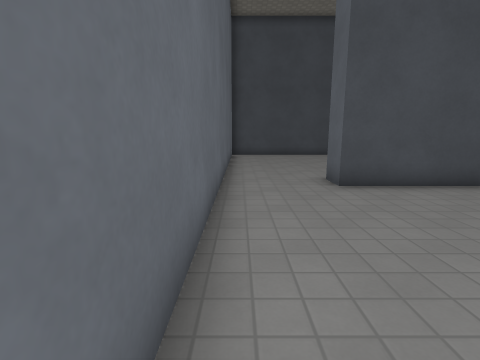
[1] (above)

21 first-person views from a walk through a level from a Godot 3-D game. The camera is 1.3 m above the floor, tilts 10° down and sees 85° across. The floor is counted in squares, 1 m on a side. Each view is taken from the middle of a square. On the plan, view 1 faces up. The plan holds only what a view shows up to about 13 squares ahead; the rest is blank. Surface patterns are stand-ins for the level's own textures.

[2]
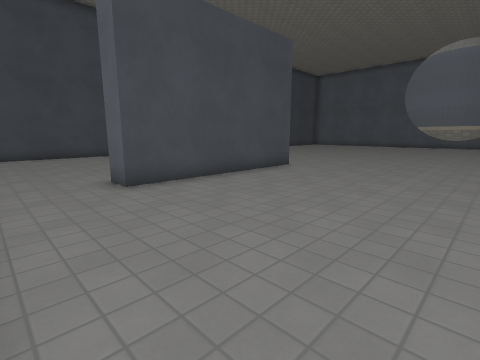

[3]
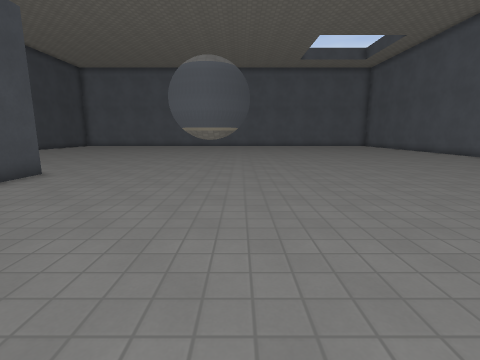

[4]
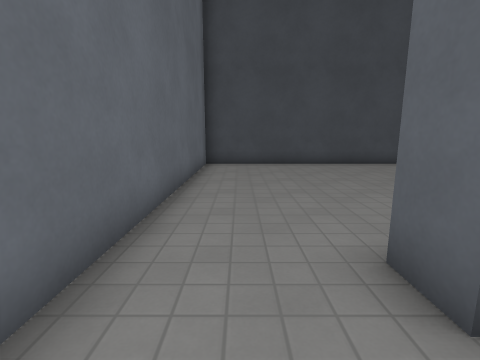

[5]
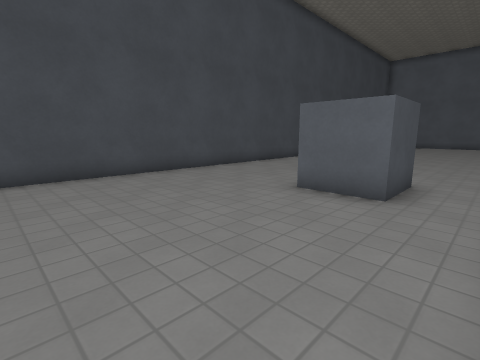

[6]
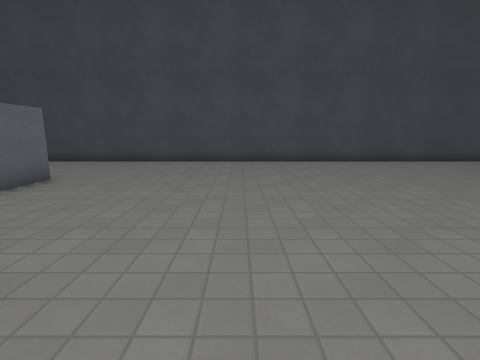

[7]
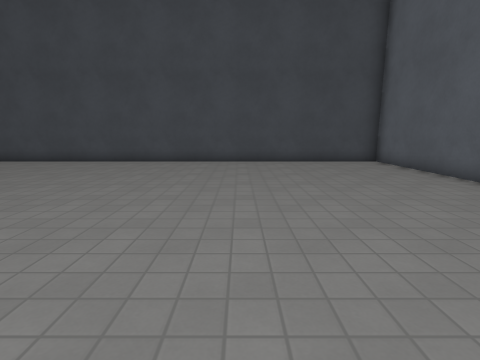

[8]
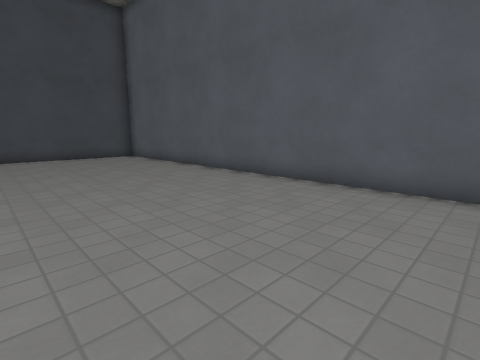

[9]
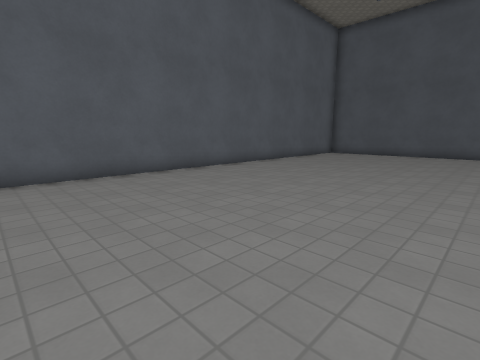

[10]
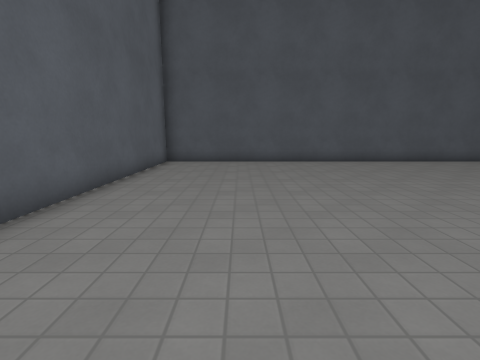

[11]
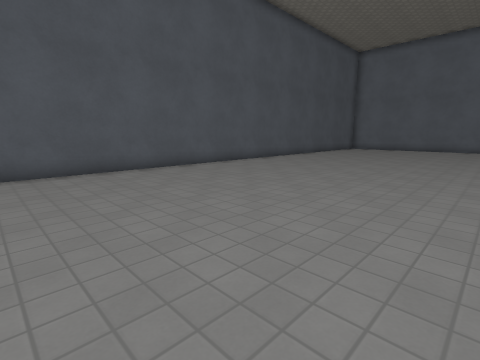

[12]
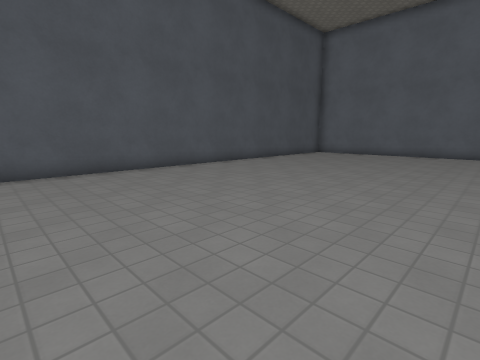

[13]
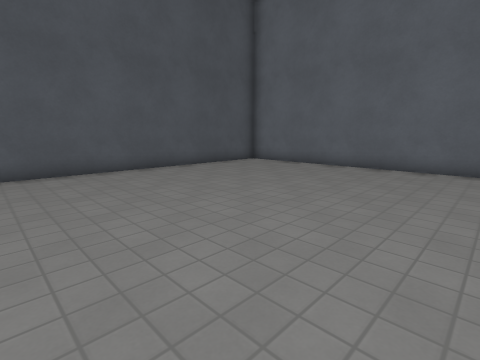

[14]
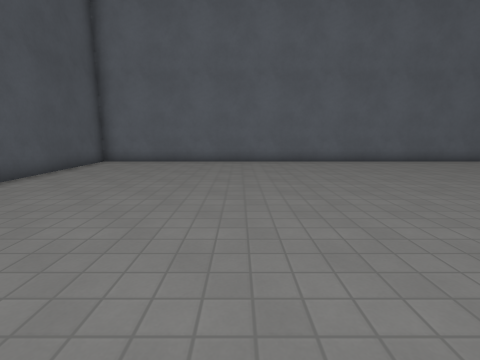

[15]
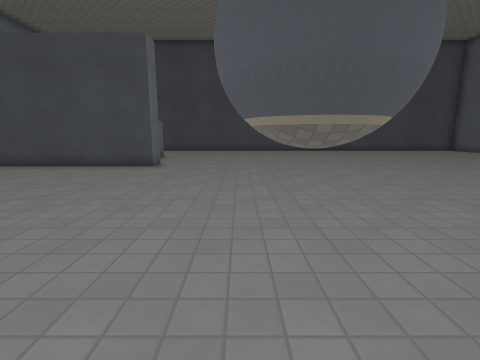

[16]
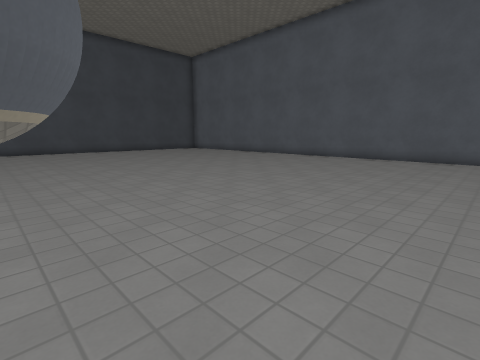

[17]
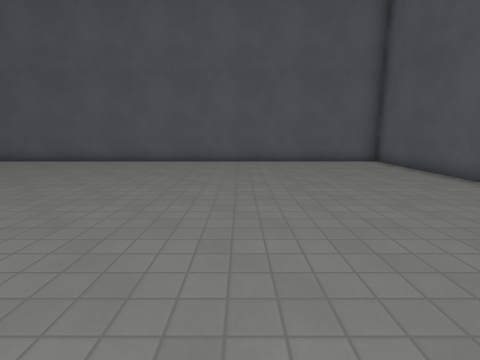

[18]
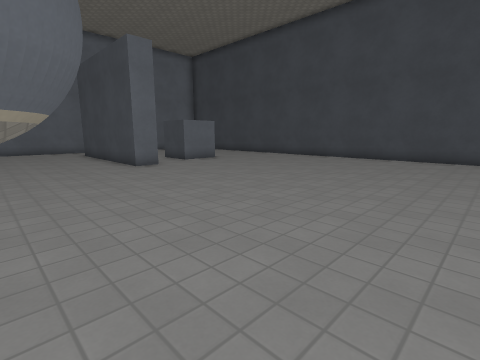

[19]
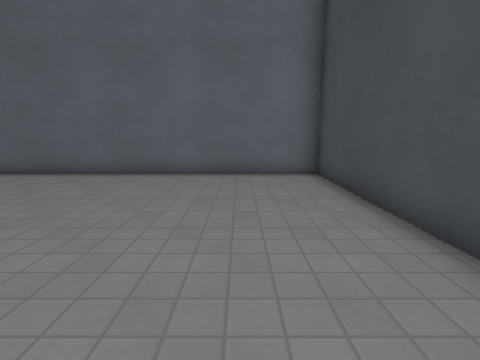

[20]
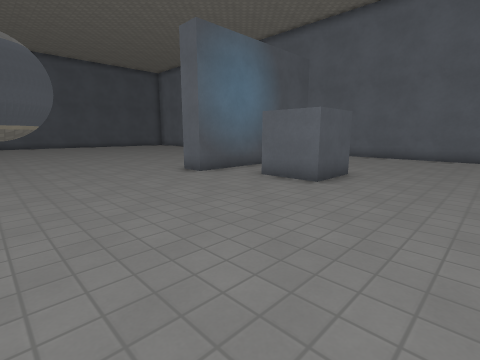

[21]
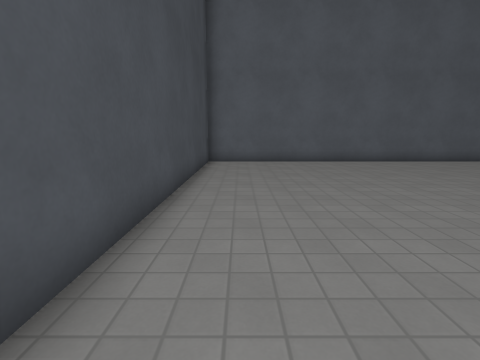

### Floor plan
Key: @ floor where view 1 was taken; # wall or solid block; . floor; T thing the floor can be seen under or through.
Columns run from 1 left of view 1 to 30 right of it. Each row starts with its distance up from view 1.
 17 ################################
 16 #..............................#
 15 #..............................#
 14 #..............................#
 13 #..............................#
 12 #..............................#
 11 #.......##.....................#
 10 #.......##.....................#
  9 #..............................#
  8 #..............................#
  7 #...#######....................#
  6 #..............................#
  5 #..............................#
  4 #..............................#
  3 #..............TT..............#
  2 #.............TTTT.............#
  1 #.............TTTT.............#
  0 #@.............TT..............#
 -1 #..............................#
 -2 #..............................#
 -3 #..............................#
 -4 #..............................#
 -5 #..............................#
 -6 #..............................#
 -7 #..............................#
 -8 #..............................#
 -9 #..............................#
-10 #..............................#
-11 #..............................#
-12 #..............................#
-13 #..............................#
-14 ################################

Positions as (right, up) in squares from view 1, and headings:
1: (0, 0), facing up
2: (0, 0), facing up-right
3: (1, 0), facing right
4: (1, 5), facing up
5: (1, 8), facing up-right
6: (14, 4), facing up
7: (23, 4), facing up
8: (23, 1), facing up-right
9: (21, 4), facing down-right
10: (26, -1), facing down
11: (23, -4), facing down-left
12: (17, -4), facing down-left
13: (10, -4), facing down-left
14: (12, -7), facing left
15: (13, -4), facing up
16: (15, -4), facing up-right
17: (17, -7), facing right
18: (20, 2), facing up-left
19: (8, 14), facing left
20: (15, 15), facing down-left
21: (17, 15), facing right
